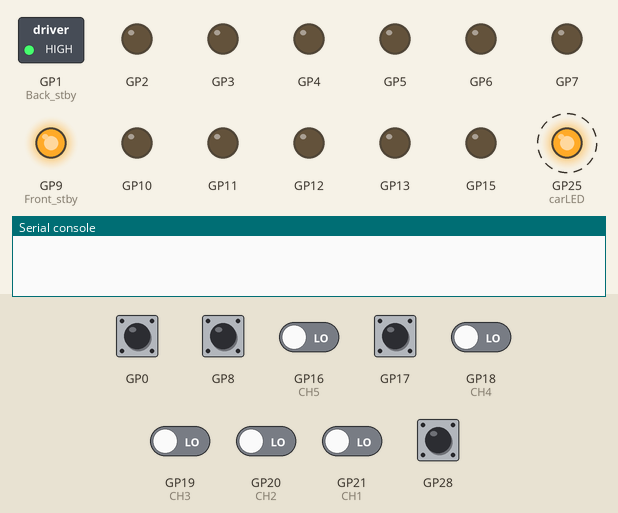
A program run on a simulated Raspberry Pi Pico running MicroPython. Parts: switched loads named in the program (green lamp = pin HIGH), output pins drawn as LEDs (lit = HIGH), the last lines printed to the serial console. Dashed ring = blinking. The inputs (shaded band) are chosen by the test bench; at power-on: GP0, GP8, GP17, GP28 HIGH, GP16 (CH5), GP18 (CH4), GP19 (CH3), GP20 (CH2), GP21 (CH1) LOW.

Above: at 0.1 s.
At 1.2 s:
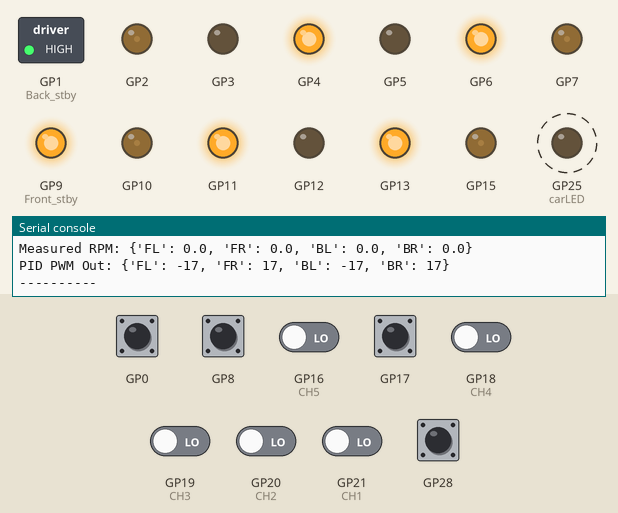
1.3 s: GP18 (CH4) driven HIGH
At 1.3 s:
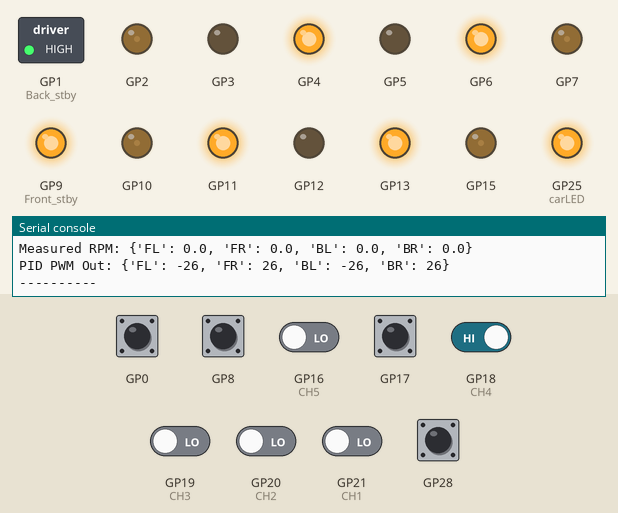
Timing chart, 0 to 4.3 s (numbered marks = the images above; inputs shaded):
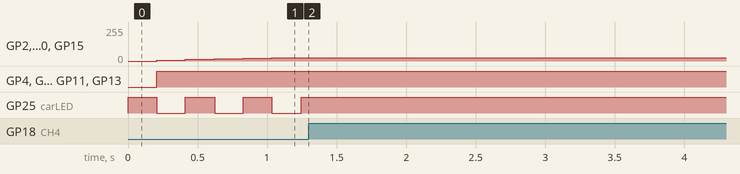

The program:

lawnmowerCar.py
```python
from machine import Pin, PWM, time_pulse_us
from rp2 import PIO, StateMachine, asm_pio
from time import sleep, ticks_ms, ticks_diff, sleep_us

"""
RC CAR PID SPEED CONTROL — NO CALIBRATION
- RC input reading & smoothing
- PIO encoder counting (IRQ per pulse)
- Closed-loop speed control per wheel using encoder RPM feedback
- Left wheels inverted in drive & spin modes (as requested)
- No autotune code; gains are static and editable
"""

# === USER/BUILD SETTINGS ===
debug = True                               # master debug flag
debug_encoders_only = False                # only encoder prints when True

CPR_MOTOR = 16                             # encoder counts per motor rev (1 ch, 1 edge)
GEAR_RATIO = 150                           # gearbox ratio
PULSES_PER_REV = CPR_MOTOR * GEAR_RATIO    # pulses per output shaft revolution

RPM_MIN_INTERVAL_MS = 100                  # cadence for RPM math (sampling window)
PRINT_INTERVAL_MS = 500                    # cadence for debug prints
ALPHA = 0.2                                # smoothing for inputs/RPM display
PID_DT_MIN_MS = 20                         # minimum dt for PID updates (limit jitter)

MAX_WHEEL_RPM = 120.0                      # estimated max wheel RPM at full PWM (adjust per hardware)

# === TEST MODE SETTINGS (CH5 switch) ===
TEST_TARGET_RPM = 20.0          # target rpm during test mode
TEST_DWELL_MS   = 5000          # how long to run each wheel before switching (ms)

# === PID GAINS (static; tune manually) ===
PID_params = {
    "FL": {"Kp": 1.0, "Ki": 0.0, "Kd": 0.0},
    "FR": {"Kp": 1.0, "Ki": 0.0, "Kd": 0.0},
    "BL": {"Kp": 1.0, "Ki": 0.0, "Kd": 0.0},
    "BR": {"Kp": 1.0, "Ki": 0.0, "Kd": 0.0},
}
INTEGRAL_LIMIT = 255.0                     # bound for integral anti-windup in PWM units

# === RC Inputs ===
CH1 = Pin(21, Pin.IN)
CH2 = Pin(20, Pin.IN)
CH3 = Pin(19, Pin.IN)
CH4 = Pin(18, Pin.IN)
CH5 = Pin(16, Pin.IN)

carLED = Pin(25, Pin.OUT)

# === Motor outputs mapping (TB6612-style) ===
pins = {
    "BR": (PWM(Pin(2)),  Pin(4, Pin.OUT),  Pin(3, Pin.OUT)),
    "BL": (PWM(Pin(7)),  Pin(5, Pin.OUT),  Pin(6, Pin.OUT)),
    "FL": (PWM(Pin(10)), Pin(12, Pin.OUT), Pin(11, Pin.OUT)),
    "FR": (PWM(Pin(15)), Pin(13, Pin.OUT), Pin(14, Pin.OUT)),
}
for pwm, in1, in2 in pins.values():
    pwm.freq(1000)

def motor_control(wheel, pwm_cmd):
    """Drive one wheel with signed PWM in [-255..255]."""
    pwm, in1, in2 = pins[wheel]
    direction = 1 if pwm_cmd >= 0 else 0
    abs_speed = min(abs(int(pwm_cmd)), 255)
    in1.value(direction)
    in2.value(not direction)
    pwm.duty_u16(int(abs_speed * 65535 / 255))

# Optional STBY pins
try:
    Front_stby = Pin(9, Pin.OUT); Front_stby.high()
    Back_stby  = Pin(1, Pin.OUT); Back_stby.high()
except Exception:
    pass

# === PIO PROGRAM: rising-edge counter (IRQ per pulse) ===
@asm_pio()
def edge_counter():
    label("edge_counter")
    wait(1, pin, 0)
    wait(0, pin, 0)
    irq(rel(0))
    jmp("edge_counter")
    wrap()

# === ENCODER INPUT PINS ===
encoder_pins = {
    "FR": 17,
    "FL": 28,
    "BL": 8,
    "BR": 0
}
encoder_counts = {wheel: 0 for wheel in encoder_pins}

# === STATE MACHINES SETUP ===
sms = {}

def make_irq_handler(wheel):
    def handler(sm):
        encoder_counts[wheel] += 1  # increment by 1 per pulse
    return handler

for i, (wheel, pin_num) in enumerate(encoder_pins.items()):
    pin = Pin(pin_num, Pin.IN, Pin.PULL_UP)  # internal pull-up; use external if needed
    sm = StateMachine(i, edge_counter, in_base=pin, jmp_pin=pin)
    sm.irq(make_irq_handler(wheel))
    sm.active(1)
    sms[wheel] = sm

# === RPM calculation and input smoothing (drive loop) ===
prev_counts = encoder_counts.copy()        # snapshot of counts at last RPM update
prev_time = ticks_ms()                     # timestamp of last RPM update
last_rpm = {w: 0.0 for w in encoder_pins}  # exponentially-smoothed RPM per wheel
smoothed = {"CH1":0, "CH2":0, "CH3":0, "CH4":0}  # smoothed RC inputs

# Print cadence timer (separate from RPM cadence)
next_print_ms = prev_time + PRINT_INTERVAL_MS

# === RC helpers ===
from time import sleep_us

def read_channel(pin, mn=-100, mx=100):
    """Return integer in [mn..mx] mapped from 1000..2000 µs pulse width.
    Also return the raw pulse width for debugging.
    """
    while pin.value() == 1:
        sleep_us(100)
    p = time_pulse_us(pin, 1, 30000)
    if p < 1000 or p > 2000:
        return (mn + mx)//2, p
    v = int((p - 1000) * (mx - mn) / 1000 + mn)
    return max(min(v, mx), mn), p

def read_switch(pin):
    p = time_pulse_us(pin, 1, 30000)
    return (p >= 1500), p

# Map desired signed RPM to signed PWM target (open-loop helper)
def rpm_to_pwm_setpoint(rpm):
    if rpm >= 0:
        return min(int((rpm / MAX_WHEEL_RPM) * 255), 255)
    else:
        return -min(int(((-rpm) / MAX_WHEEL_RPM) * 255), 255)

# === PID update (velocity form) ===
PID_state = {w: {"integral": 0.0, "prev_err": 0.0, "last_t": prev_time, "out": 0.0} for w in encoder_pins}

def pid_update(wheel, set_rpm, meas_rpm, now_ms):
    st = PID_state[wheel]
    dt_ms = max(1, ticks_diff(now_ms, st["last_t"]))
    if dt_ms < PID_DT_MIN_MS:
        return st["out"]  # skip ultra-fast updates
    dt = dt_ms / 1000.0
    err = set_rpm - meas_rpm
    Kp = PID_params[wheel]["Kp"]
    Ki = PID_params[wheel]["Ki"]
    Kd = PID_params[wheel]["Kd"]
    st["integral"] += err * dt
    # Anti-windup clamp (avoid division by zero if Ki==0)
    if Ki != 0:
        max_int = INTEGRAL_LIMIT / abs(Ki)
        if st["integral"] > max_int: st["integral"] = max_int
        if st["integral"] < -max_int: st["integral"] = -max_int
    deriv = (err - st["prev_err"]) / dt
    out = Kp*err + Ki*st["integral"] + Kd*deriv
    # clamp output to PWM range
    if out > 255: out = 255
    if out < -255: out = -255
    st["prev_err"] = err
    st["last_t"] = now_ms
    st["out"] = out
    return out

# === Main loop ===
tires = ["FL", "FR", "BL", "BR"]

# Test mode state (advanced when CH5 is ON)
test_state = {"active": False, "wheel_index": 0, "start_ms": 0}

try:
    while True:
        carLED.toggle(); sleep(0.05)  # Heartbeat LED

        # --- Read RC and smooth ---
        rc1, r1 = read_channel(CH1, -100, 100)  # steering
        rc2, r2 = read_channel(CH2, -100, 100)  # extra mixing
        rc3, r3 = read_channel(CH3, 0, 155)     # throttle
        rc4, r4 = read_channel(CH4, -100, 100)  # spin
        sw,  r5 = read_switch(CH5)              # spare switch
        smoothed["CH1"] = smoothed["CH1"]*(1-ALPHA) + rc1*ALPHA
        smoothed["CH2"] = smoothed["CH2"]*(1-ALPHA) + rc2*ALPHA
        smoothed["CH3"] = smoothed["CH3"]*(1-ALPHA) + rc3*ALPHA
        smoothed["CH4"] = smoothed["CH4"]*(1-ALPHA) + rc4*ALPHA

        now = ticks_ms()
        elapsed = ticks_diff(now, prev_time)
        print_due = now >= next_print_ms

        # --- RPM update at cadence ---
        if elapsed >= RPM_MIN_INTERVAL_MS:
            dt = elapsed / 1000.0
            dp_debug = {}
            for w in tires:
                dp = encoder_counts[w] - prev_counts[w]
                dp_debug[w] = dp
                rps = dp / PULSES_PER_REV / dt
                last_rpm[w] = (1-ALPHA)*last_rpm[w] + ALPHA*(rps*60.0)
                prev_counts[w] = encoder_counts[w]
            if debug and print_due:
                print("Δpulses:", dp_debug, "dt:", round(dt,3), "PPR:", PULSES_PER_REV)
            prev_time = now

            # --- Normal drive / spin control (set target RPM from RC) ---
            if debug and debug_encoders_only and print_due:
                print("Measured RPM:", {w: round(last_rpm[w], 1) for w in tires})
                next_print_ms = now + PRINT_INTERVAL_MS
                continue

            thr  = smoothed["CH3"] + smoothed["CH2"]
            spin = (smoothed["CH3"] < 10 and abs(smoothed["CH4"]) > 5)
            if spin:
                speed = min(255, abs(smoothed["CH4"]) * 2)
                dirn  = "CW" if smoothed["CH4"] > 0 else "CCW"
                if print_due:
                    print(f"SPIN {dirn} @ {speed}")
                left_cmd  = -speed if smoothed["CH4"] > 0 else  speed
                right_cmd =  speed if smoothed["CH4"] > 0 else -speed
                set_rpm = {
                    "FL":  -(left_cmd/255.0)*MAX_WHEEL_RPM,  # invert left side
                    "BL":  -(left_cmd/255.0)*MAX_WHEEL_RPM,
                    "FR":   (right_cmd/255.0)*MAX_WHEEL_RPM,
                    "BR":   (right_cmd/255.0)*MAX_WHEEL_RPM,
                }
            else:
                left  = max(-255, min(255, thr - smoothed["CH1"]))
                right = max(-255, min(255, thr + smoothed["CH1"]))
                if print_due:
                    print(f"DRIVE L={left:.1f} R={right:.1f}")
                set_rpm = {
                    "FL":  -(left/255.0)*MAX_WHEEL_RPM,   # invert left side
                    "BL":  -(left/255.0)*MAX_WHEEL_RPM,
                    "FR":   (right/255.0)*MAX_WHEEL_RPM,
                    "BR":   (right/255.0)*MAX_WHEEL_RPM,
                }

            # Closed-loop speed control: compute PWM from PID on RPM error
            cmds = {}
            for w in tires:
                cmds[w] = pid_update(w, set_rpm[w], last_rpm[w], now)
                motor_control(w, cmds[w])

            if print_due:
                print("Raw1:", r1, " Raw2:", r2, " Raw3:", r3, " Raw4:", r4, " Raw5:", r5)
                print("RC1:", rc1, " RC2:", rc2, " RC3:", rc3, " RC4:", rc4, " SW:", sw)
                print("Encoders:", {w: encoder_counts[w] for w in tires})
                print("Target RPM:", {w: int(set_rpm[w]) for w in tires})
                print("Measured RPM:", {w: round(last_rpm[w], 1) for w in tires})
                print("PID PWM Out:", {w: int(cmds[w]) for w in tires})
                print("----------")
                next_print_ms = now + PRINT_INTERVAL_MS


except KeyboardInterrupt:
    print("Stopped")
    for w in tires:
        motor_control(w, 0)
```

Measured:
- after the input at 1.3 s, GP2, GP7, GP10, GP15: stays 26/255 (without the input it goes to 28/255 after 0.15 s); GP25 (carLED): stops changing and stays HIGH
- by itself, GP25 (carLED): alternates HIGH for 0.21 s and LOW for 0.21 s
